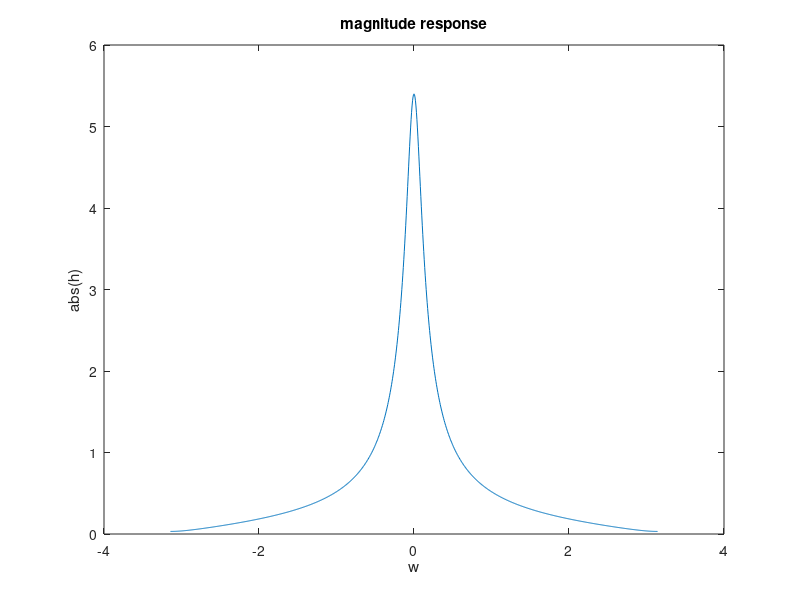
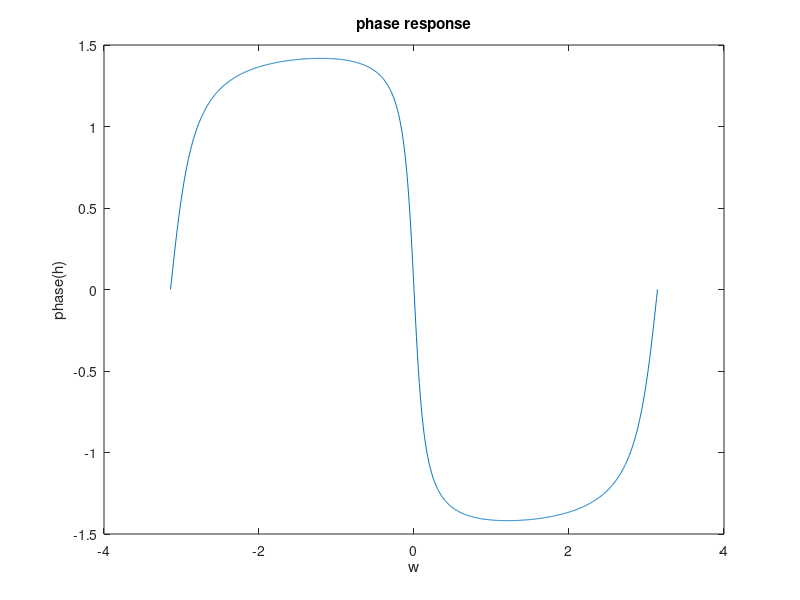

Source code (MATLAB) for these figures, in order:
clear;
w=linspace(-pi,pi,1001);
h=(0.3+0.24*exp(-j.*w))./(1-0.9*exp(-j.*w));
figure(1)
plot(w,abs(h)),xlabel('w'),ylabel('abs(h)'),title('magnitude response');
figure(2)
plot(w,angle(h)),xlabel('w'),ylabel('phase(h)'),title('phase response');